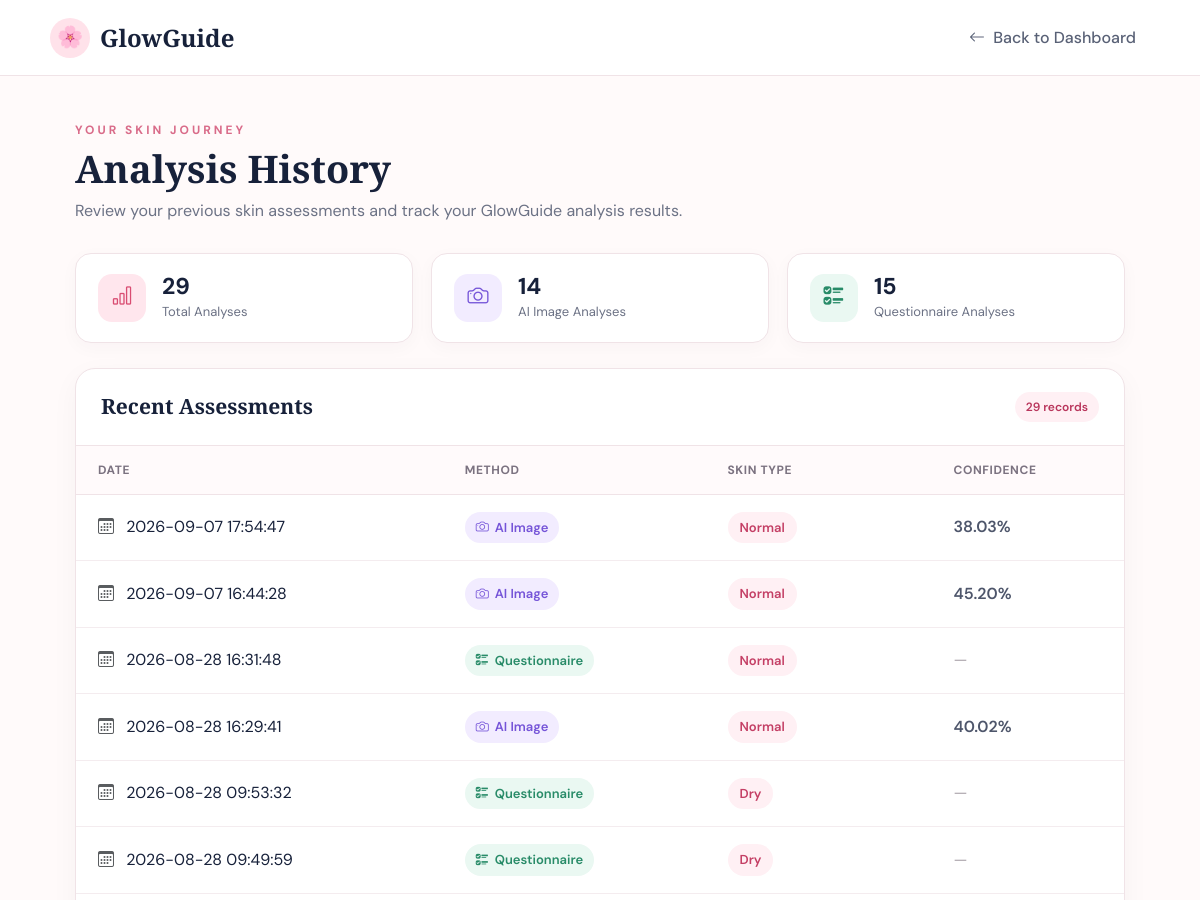
/history (signed in, upper part), run on an earlier commit of the app's database.
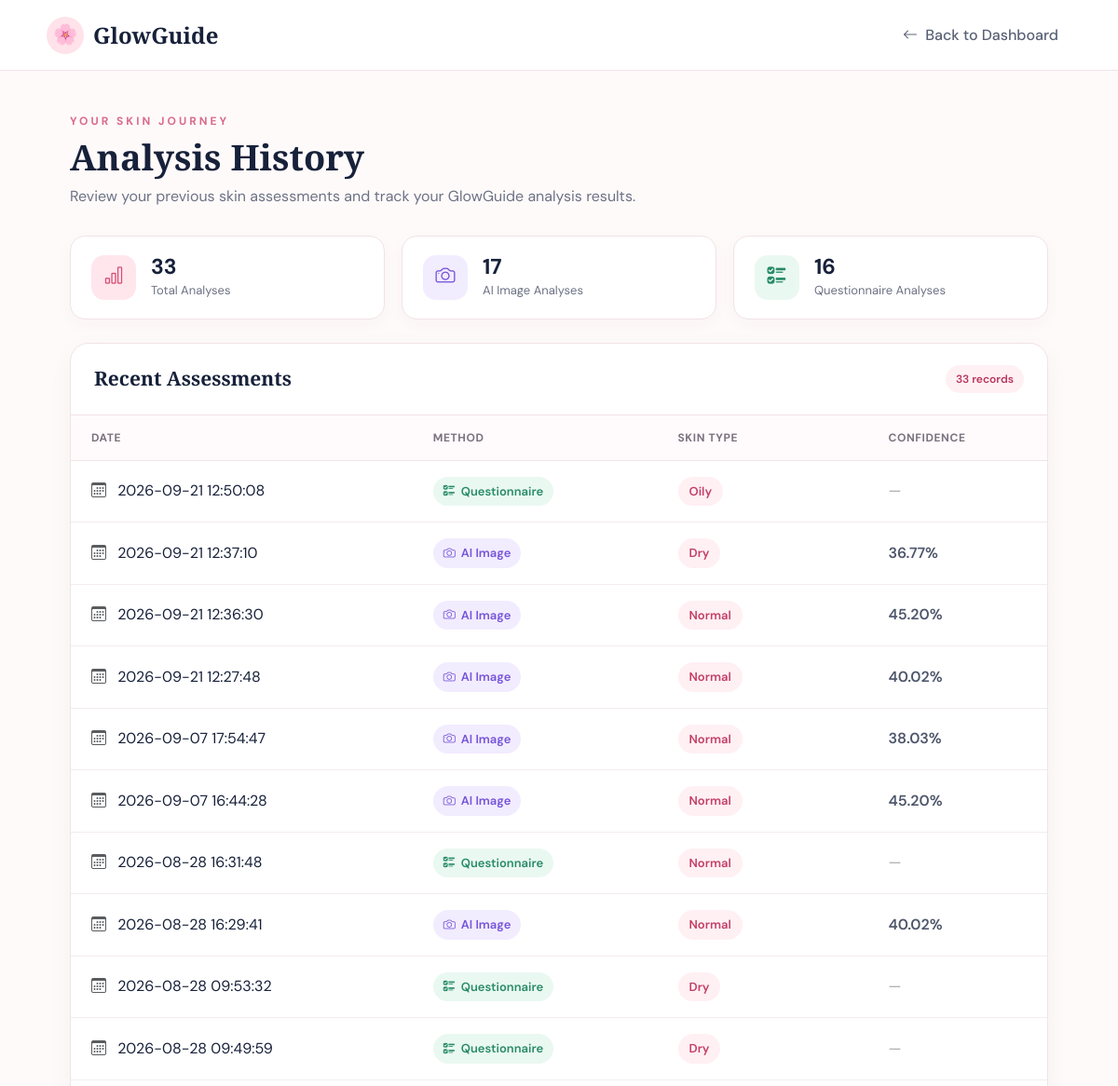
And on a later commit of the database.
### tables this page shows
CREATE TABLE analysis_history (
    id INTEGER PRIMARY KEY AUTOINCREMENT,
    user_email TEXT NOT NULL,
    analysis_date TIMESTAMP DEFAULT CURRENT_TIMESTAMP,
    method TEXT NOT NULL,
    skin_type TEXT NOT NULL,
    confidence REAL,
    image_name TEXT
);

### app.py (the view)
@app.route("/history")
def history():
    if "user" not in session:
        return redirect("/login")
    conn = get_db_connection()
    cursor = conn.cursor()
    cursor.execute("""
        SELECT *
        FROM analysis_history
        WHERE user_email = ?
        ORDER BY analysis_date DESC
    """, (session["user_email"],))
    history_records = cursor.fetchall()
    conn.close()
    return render_template(
        "history.html",
        history_records=history_records
    )

### app.py (called while the page is built)
def get_db_connection():
    conn = sqlite3.connect("glowguide.db")
    conn.row_factory = sqlite3.Row
    return conn

### templates/history.html (shortened to what the changed rows need)
<!DOCTYPE html>
<html lang="en">
<head>
    <link
        href="https://cdn.jsdelivr.net/npm/bootstrap@5.3.3/dist/css/bootstrap.min.css"
        rel="stylesheet">
    <link
        rel="stylesheet"
        href="https://cdn.jsdelivr.net/npm/bootstrap-icons@1.11.3/font/bootstrap-icons.min.css">
</head>
<body>
<main class="history-container">
    <h1 class="page-title">
        Analysis History
    </h1>
    {% if history_records %}
    {% set counts = namespace(ai=0, questionnaire=0) %}
    {% for record in history_records %}
        {% if record["method"] == "AI Image" %}
            {% set counts.ai = counts.ai + 1 %}
        {% elif record["method"] == "Questionnaire" %}
            {% set counts.questionnaire =
                counts.questionnaire + 1 %}
        {% endif %}
    {% endfor %}
    <div class="summary-grid">
        <div class="summary-card">
            <div class="summary-icon total-icon">
                <i class="bi bi-bar-chart"></i>
            </div>
            <div>
                <div class="summary-number">
                    {{ history_records|length }}
                </div>
                <div class="summary-label">
                    Total Analyses
                </div>
            </div>
        </div>
        <div class="summary-card">
            <div class="summary-icon ai-icon">
                <i class="bi bi-camera"></i>
            </div>
            <div>
                <div class="summary-number">
                    {{ counts.ai }}
                </div>
                <div class="summary-label">
                    AI Image Analyses
                </div>
            </div>
        </div>
        <div class="summary-card">
            <div class="summary-icon question-icon">
                <i class="bi bi-ui-checks"></i>
            </div>
            <div>
                <div class="summary-number">
                    {{ counts.questionnaire }}
                </div>
                <div class="summary-label">
                    Questionnaire Analyses
                </div>
            </div>
        </div>
    </div>
    <div class="history-card">
        <div class="history-card-header">
            <h4>
                Recent Assessments
            </h4>
            <div class="record-count">
                {{ history_records|length }}
                {% if history_records|length == 1 %}
                    record
                {% else %}
                    records
                {% endif %}
            </div>
        </div>
        <div class="table-responsive">
            <table class="history-table">
                <thead>
                    <tr>
                        <th>
                            Date
                        </th>
                        <th>
                            Method
                        </th>
                        <th>
                            Skin Type
                        </th>
                        <th>
                            Confidence
                        </th>
                    </tr>
                </thead>
                <tbody>
                    {% for record in history_records %}
                    <tr>
                        <td>
                            <i class="bi bi-calendar3 me-2 text-muted"></i>
                            {{ record["analysis_date"] }}
                        </td>
                        <td>
                            {% if record["method"] == "AI Image" %}
                                <span class="method-badge method-ai">
                                    <i class="bi bi-camera"></i>
                                    AI Image
                                </span>
                            {% else %}
                                <span class="method-badge method-questionnaire">
                                    <i class="bi bi-ui-checks"></i>
                                    {{ record["method"] }}
                                </span>
                            {% endif %}
                        </td>
                        <td>
                            <span class="skin-badge">
                                {{ record["skin_type"] }}
                            </span>
                        </td>
                        <td>
                            {% if record["confidence"] is not none %}
                                <span class="confidence-value">
                                    {{ "%.2f"|format(
                                        record["confidence"] * 100
                                    ) }}%
                                </span>
                            {% else %}
                                <span class="not-applicable">
                                    —
                                </span>
                            {% endif %}
                        </td>
                    </tr>
                    {% endfor %}
                </tbody>
            </table>
        </div>
    </div>
    {% endif %}
</main>
</body>
</html>

What changed in the data, as far as the page shows it:
added analysis_history: analysis_date "2026-09-21 12:50:08", method "Questionnaire", skin_type "Oily"
added analysis_history: analysis_date "2026-09-21 12:37:10", method "AI Image" (drawn), skin_type "Dry", confidence "36.77"
added analysis_history: analysis_date "2026-09-21 12:36:30", method "AI Image" (drawn), skin_type "Normal", confidence "45.20"
added analysis_history: analysis_date "2026-09-21 12:27:48", method "AI Image" (drawn), skin_type "Normal", confidence "40.02"
Also different on the page:
{{ history_records|length }}: "29" → "33"
{{ counts.ai }}: "14" → "17"
{{ counts.questionnaire }}: "15" → "16"
